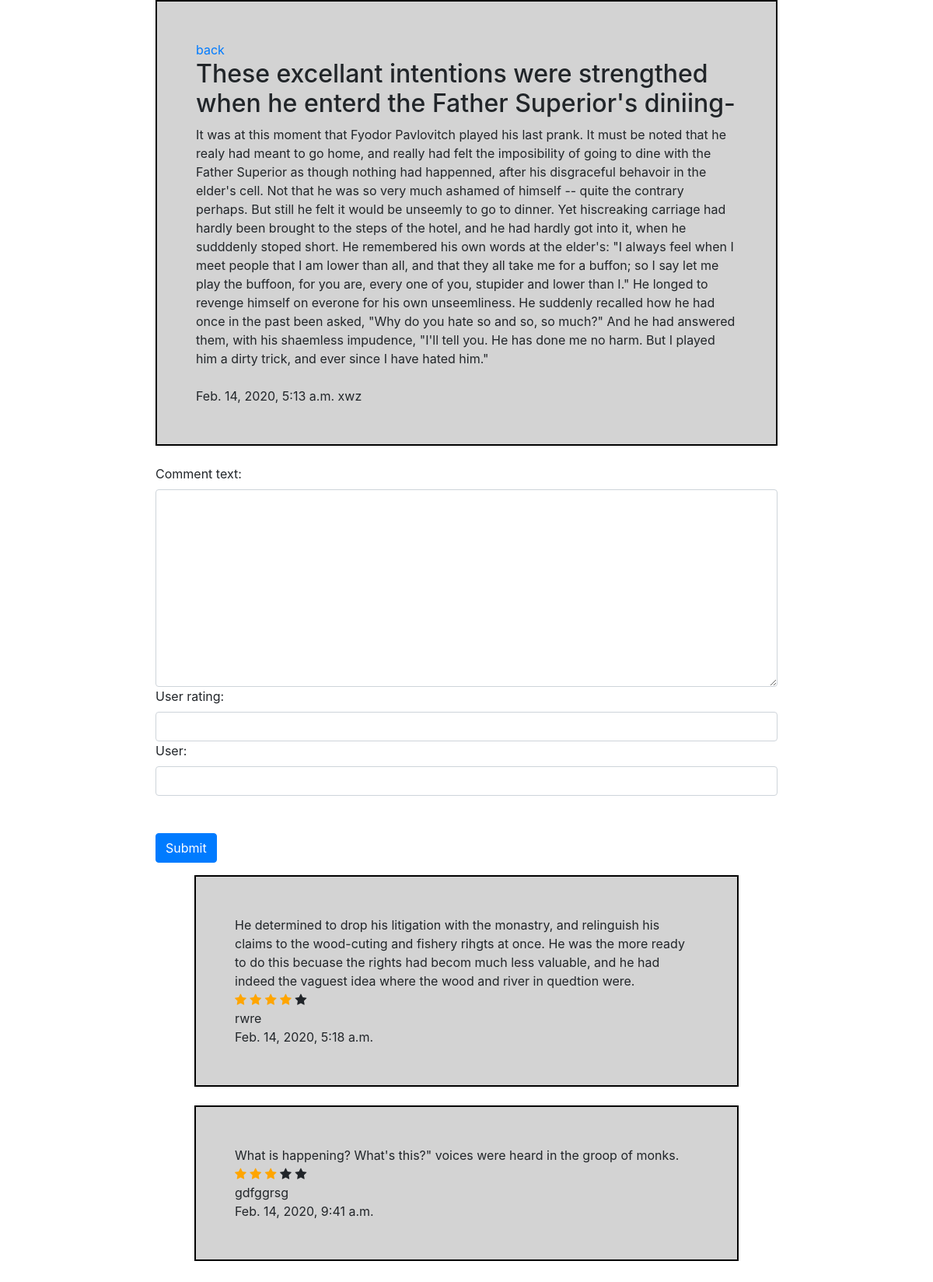
Screenshot of /myapp/detail/1 with the database file from the repository.
### myapp/models.py (models this page shows, shortened)
class Blog(models.Model):
    blog_title = models.CharField(max_length=100)
    blog_text = models.TextField()
    created_on = models.DateTimeField(auto_now_add=True)
    updated_on = models.DateTimeField(auto_now=True)
    user = models.CharField(max_length=100)

class Comment(models.Model):
    comment_text = models.TextField()
    user_rating = models.IntegerField(default=0)
    created_on = models.DateTimeField(auto_now_add=True)
    user = models.CharField(max_length=100)
    blog = models.ForeignKey(Blog, on_delete=models.CASCADE)

### myapp/views.py (the view)
# urls.py: path('detail/<int:blog_id>', views.detail, name='detail'),
def detail(request, blog_id):
    context = {}
    if request.method == 'POST':
        form = CommentForm(request.POST)
        if form.is_valid():
            form.save(blog_id)
        else:
            context['error_message'] = "You didn't insert some input."
    else:
        form = CommentForm()
    blog = get_object_or_404(Blog, pk=blog_id)
    context['blog'] = blog
    context['form'] = form
    context['star_num'] = range(5)
    return render(request, 'myapp/detail.html', context)

### myapp/forms.py (shortened to what this page needs)
class CommentForm(forms.Form):
    comment_text = forms.CharField(widget=forms.Textarea())
    user_rating = forms.IntegerField(widget=Stars)
    user = forms.CharField()

### myapp/templates/myapp/detail.html (shortened to what this page needs)
<head>
  <link rel="stylesheet" href="https://maxcdn.bootstrapcdn.com/bootstrap/4.0.0-beta/css/bootstrap.min.css">
  <link rel="stylesheet" href="https://cdnjs.cloudflare.com/ajax/libs/font-awesome/4.7.0/css/font-awesome.min.css">
</head>
{% load widget_tweaks %}
{% block content %}
<div class="blog">
    <a href="{% url 'index'%}">back<a>
    <h2>{{ blog.blog_title }}</h2>
    {{ blog.blog_text }}</br></br>
    {{ blog.updated_on }}&nbsp;{{ blog.user }}
</div></br>
    <form method="post">
        {% for field in form.visible_fields %}
        <div class="form-group">
            {{ field.label_tag }}
            {% if form.is_bound %}
                {% if field.errors %}
                    {% render_field field class="form-control is-invalid" %}
                    {% for error in field.errors %}
                    <div class="invalid-feedback">
                        {{ error }}
                    </div>
                    {% endfor %}
                {% else %}
                    {% render_field field class="form-control is-valid" %}
                {% endif %}
            {% else %}
                {% render_field field class="form-control" %}
            {% endif %}
        {% endfor %}</br>
        </br><button type="submit" class="btn btn-primary">Submit</button>
        </div>
    </form>
    {% for comment in blog.comment_set.all %}
        <div class="comment">
            {{ comment.comment_text }}</br>
            {% for star in star_num %}
                <span class="fa fa-star {% if star < comment.user_rating %}checked{% endif %}"></span>
            {% endfor %}</br>
            {{ comment.user }}</br>
            {{ comment.created_on }}
        </div></br>
    {% endfor %}
{% endblock %}

### myapp/templates/myapp/detail.html (style rules this page uses)
div { width: 800px; margin: auto; }
div.blog { background-color: lightgrey; border: 2px solid black; padding: 50px; }
div.comment { background-color: lightgrey; border: 2px solid black; padding: 50px; width: 700px; }
.checked { color: orange; }

### rows the page displays
Blog: blog_title "These excellant intentions were strengthed when he enterd the Father Superior's diniing-", blog_text "It was at this moment that Fyodor Pavlovitch played his last prank. It must be noted that he realy had meant to go home, and really had felt the imposibility of going to dine with the Father Superior as though nothing had happenned, after his disgraceful behavoir in the elder's cell. Not that he was so very much ashamed of himself -- quite the contrary perhaps. But still he felt it would be unseemly to go to dinner. Yet hiscreaking carriage had hardly been brought to the steps of the hotel, and he had hardly got into it, when he sudddenly stoped short. He remembered his own words at the elder's: \"I always feel when I meet people that I am lower than all, and that they all take me for a…", updated_on "Feb. 14, 2020, 5:13 a.m.", user "xwz"
Comment: comment_text "He determined to drop his litigation with the monastry, and relinguish his claims to the wood-cuting and fishery rihgts at once. He was the more ready to do this becuase the rights had becom much less valuable, and he had indeed the vaguest idea where the wood and river in quedtion were.", user_rating 4 (drawn), user "rwre", created_on "Feb. 14, 2020, 5:18 a.m."
Comment: comment_text "What is happening? What's this?\" voices were heard in the groop of monks.", user_rating 3 (drawn), user "gdfggrsg", created_on "Feb. 14, 2020, 9:41 a.m."

### other values shown
{{ field.label_tag }} "Comment text:" "User rating:" "User:"
